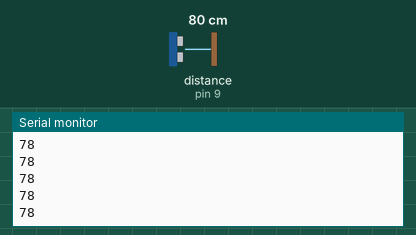
Simulated run of this program. Board: Arduino Nano, built with avr-gcc and run on an emulated ATmega328P. Shown: the last lines printed to the serial monitor. Wiring (inferred from the names in the program): ultrasonic range finder: trigger pin 10; echo pin 9. The test bench sets the inputs (shaded band); at power-on: distance to the obstacle (sensor on pin 9) 80 cm. The echo pulse lasts 58.3 µs per cm.

Above: at 1.2 s.
1.3 s: distance to the obstacle (sensor on pin 9) set to 2 cm
At 2.2 s:
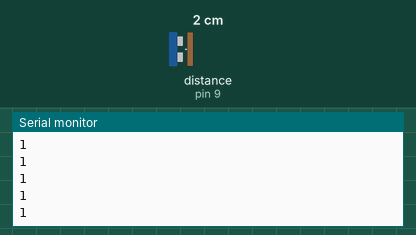
2.8 s: distance to the obstacle (sensor on pin 9) set to 4 cm
At 3.6 s:
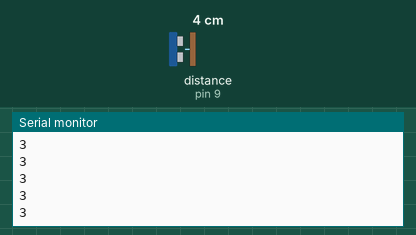
Timing chart, 0 to 5.8 s (numbered marks = the images above; inputs shaded):
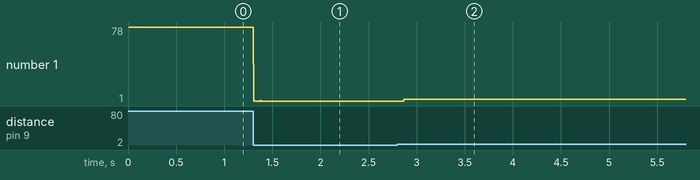

Measured:
- after the input at 1.3 s, the serial monitor: prints a new line at once (image 1)
- after the input at 2.8 s, the serial monitor: prints a new line after 0.07 s (image 2)
- plotted number 1: 78 → 1 after the input at 1.3 s, 1 → 3 after the input at 2.8 s

The program:

main.cpp
```cpp
/*

  "▀▓╣╣╣▓▓▓▓▄▄▄╖,
     ╙▓╣╣╣╣╣╣╣╣╣╣╣╣▓▓▄▄╖,,
       ╙▓╣╣╣╣╣╣╣╣╣╣╣╣╣╣╣╣╣╣╣▓▓▓▓▓▓▄▄▄▄▄▄▄▄▄▄╖╖╖╖╖╖╖╖╖╖,,,,,
         ▀╣╣╣╣╣╣╣╣╣╣╣╣╣╣╣╣╣╣╣╣╣╣╣╣╣╣╣╣╣╣╣╣╣╣╣╣╣╣╣╣╣╣╣╣╣╣╣╣╣╣╣╣▓▓▓▄▄╖,
          ╙╣▓▓▓▓▓╣╣╣╣╣╣╣╣╣╣╣╣╣╣╣╣╣╣╣╣╣╣╣╣╣╣╣╣╣╣╣╣╣╣╣╣╣╣╣╣╣╣╣╣╣╣╣╣╣╣╣╣╣▓▓▄,
           ╓▄▓▓▓▄▄┌╙▓╣╣╣╣╣╣╣╣╣╣╣╣╣╣╣╣╣╣╣╣╣╣╣╣╣╣╣╣╣╣╣╣╣╣╣╣╣╣╣╣╣╣╣╣╣╣╣╣╣╣╣╣╣▓▄,
         ▄╣╣╣╣╣╣╣╣╣▓,╙╣╣╣╣╣╣╣╣╣╣╣╣╣╣╣╣╣╣╣╣╣╣╣╣╣╣╣╣╣╣╣╣╣╣╣╣╣╣╣╣╣╣╣╣╣╣╣╣╣╣╣╣╣╣╣▓,
        ▓╣╣╣╣╣╣╣╣╣╣╣╣ ╘╣╣╣╣╣╣╣╣╣╣╣╣╣╣╣╣╣╣╣╣╣╣╣╣╣╣╣╣╣╣╣╣╣╣╣╣╣╣╣╣╣╣╣╣╣╣╣╣╣╣╣╣╣╣╣╣▓
        ╣╣╣╣╣╣╣╣╣╣╣╣╣L ╣╣╣╣╣╣╣╣╣╣╣╣╣╣╣╣╣╣╣╣╣╣╣╣╣╣╣╣╣╣╣╣╣╣╣╣╣╣╣╣╣╣╣╣╣╣╣╣╣╣╣╣╣╣╣╣╣
        ╚╣╣╣╣╣╣╣╣╣╣╣▓ ,╣╣╣╣╣╣╣╣╣╣╣╣╣╣╣╣╣╣╣╣╣╣╣╣╣╣╣╣╣╣╣╣╣╣╣╣╣╣╣╣╣╣╣╣╣╣╣╣╣╣╣╣╣╣╣╣╣
         ╙▓╣╣╣╣╣╣╣▓▀                                                    ╚▓▓▓▓▓▓▓
            '╙"""                                                         "▀▀▀`

////////////////////////////////////////////////////////////////////////////////////////////////
//                                        DROMEAS                                             //
//                                 LINE FOLLOWING PROJECT                                     //
//                          Robotics Club - University of Patras                              //
//                             http://robotics-club.upatras.gr/                               //
//                          https://www.facebook.com/Polymechanon/                            //
//                                                                                            //
// - Microcontroller: Arduino Nano                                                            //
// - Motor Driver   : L298N                                                                   //
// - Line Sensors   : QTR-8RC or QTR-8A(Pololu)                                               //
// - Line Sensors Library: QTRSensors.h from Pololu modified to work with Teensy              //
//                                                                                            //
////////////////////////////////////////////////////////////////////////////////////////////////

*/

#include <Arduino.h>
#include <QTRSensors.h>

#include <config.h>

// QTR sensor object
QTRSensorsRC qtrrc((unsigned char[]){pin_QTR_1, pin_QTR_2, pin_QTR_3, pin_QTR_4, pin_QTR_5, pin_QTR_6, pin_QTR_7, pin_QTR_8}, NUM_SENSORS, TIMEOUT, EMITTER_PIN); // QTR digital
// QTRSensorsAnalog qtrrc((unsigned char[]) {pin_QTR_1 , pin_QTR_2 , pin_QTR_3 , pin_QTR_4 , pin_QTR_5 , pin_QTR_6, pin_QTR_7, pin_QTR_8}, NUM_SENSORS, NUM_SAMPLES_PER_SENSOR, EMITTER_pin); //QTR analog

//-----------------------ALGORITHM VARIABLES-----------------------------//

unsigned long previousTime = 0, currentTime; // To keep track of actual loop time.

unsigned int sensorValues[NUM_SENSORS]; // Sensors' calibrated values 0-1000.

int sensorColour[NUM_SENSORS]; // Sensors' read colours  0-1.

bool online[NUM_SENSORS]; // How many sensors see line.
bool flagOnLine = false; // False: No sensor sees line, True: At least one sensor sees line.

double pidErrorDerivative = 0.0;

// pid - angle decision {[-350,350], 1000, -1000}
int reflectanceOutput = 0;

int flagAngleDetection; // When an angle is detected.

int pidError = 0; // Error passed into PID controller.
int pidErrorPrev = 0; // Previous loop PID error (used for derivative calculation).
int pidErrorSum = 0; // Sum of all previous errors (used for integral calculation).

int linearVel, angularVel;
static int lastValue = 0; // Initially assume that the line is on the left.
int pwmLeft = 0, pwmRight = 0;

//-----------------------------------FUNCTIONS-------------------------------------//

// Read Sensors: Function used to read the value of each sensor from the object and normalise them between 0 and 1000
void readSensors()
{ // read from all sensors

    // read reflectance sensors
    qtrrc.read(sensorValues); // get new values
    for (unsigned int i = 0; i < NUM_SENSORS; i++) {
        // Map raw sensor values into a given range (0-1000).
        sensorColour[i] = map(sensorValues[i], qtrrc.calibratedMinimumOn[i] + 20, qtrrc.calibratedMaximumOn[i], 0, 1000);
        if (sensorColour[i] < 0)
            sensorColour[i] = 0;
        if (sensorColour[i] > 1000)
            sensorColour[i] = 1000;
    }
}

// checkOnLine: Function used to check if robot is over line
void checkOnLine()
{
    for (unsigned int i = 0; i < NUM_SENSORS; i++) { // Loop through each sensor
        int value = sensorColour[i]; // Read the value of each sensor
        // keep track of whether we see the line at all
        if (value > 400) {
            flagOnLine = true;
            online[i] = true;
        }
        else {
            online[i] = false;
        } // end if
    } // end for
}

// Find line: Estimate the position of the robot w.r.t the line and calculate the value to use for PD Control
int findLine()
{
    // from pololu read_line
    long avg = 0; // this is for the weighted total, which is long before division
    int sum = 0; // this is for the denominator which is <= 64000
    flagOnLine = false; // false: all sensors see font
                        // true: at least one sensor sees line

    checkOnLine(); // Function call

    for (unsigned int i = 0; i < NUM_SENSORS; i++) {
        int value = sensorColour[i];
#if (DEBUG_QTR_1)
        Serial.print(value);
        Serial.print("\t");
#endif
#if (DEBUG_QTR_2)
        Serial.print(online[i]);
        Serial.print('\t');
#endif
        //!!!!ATTENTION!!!!!
        // The expected average (for QTR-8RC) would be 0-7000 , with reference point = 3500
        if (value > 30) { // only average in values that are above a noise threshold
            avg += (long)(value) * (i * 1000);
            sum += value;
        }
    }

#ifdef DEBUG
    Serial.println(); // Uncomment when any one of the print lines above is uncommented to add a new line on each loop
#endif

    //************************* CHECK LINE VISIBILITY ****************************//

    // ************ LINE NOT AVAILABLE ************
    if (!flagOnLine) { // No sensor sees line, all sensors see font

        // RIGHT ANGLE
        if (flagAngleDetection == 1) {
            // Serial.println("right angle"); // Used for debug, leave commented during run
            return 1000; // special case (no line available)
        }
        // LEFT ANGLE
        else if (flagAngleDetection == -1) {
            // Serial.println("right angle"); // Used for debug, leave commented during run
            return -1000; // special case (no line available)
        }
    }

    // ************ LINE AVAILABLE ************
    else { // Line is available

        //*************SENSOR'S HISTORY**************//

        // check if the right/left sensor is on the line
        // needed to distinguish right angle from dashed line
        if (online[0]) {
            flagAngleDetection = -1;
        }
        else if (online[NUM_SENSORS - 1]) {
            flagAngleDetection = 1;
        }
        else {
            flagAngleDetection = 0;
        }
    }

    // ************* REGULAR LINE *************
    lastValue = avg / sum;
    // Value is calculated from 0 to 7000, 3500 means the line is in the middle
    // Derive it by ten to make it from 0 to 700 and substract 350 so now when the value is 0
    // means the line is in the middle
    return lastValue / 10 - 350; // normalise to [-350,+350]
                                 // end line is visible
}

// PD Control: Run the PD controller and return the result.
int control()
{
    pidError = PID_REF + reflectanceOutput; // Error is calculated as the distance of the sensor board's center from the line.

    pidErrorSum += pidError * LOOP_FREQUENCY; // Calculate integral.

    // Calculate derivative (sampling time is considered).
    pidErrorDerivative = 10.0 * (double)(pidError - pidErrorPrev) / (double)LOOP_FREQUENCY;

    // Save the last value of the error (for next iteration).
    pidErrorPrev = pidError;

    return PID_KP * pidError + PID_KI * pidErrorSum + PID_KD * pidErrorDerivative;
}

// Command motors: Calculate the speed and direction of each motor
// v: linear velocity, th: angular velocity
void commandMotors(int v, int th)
{
    pwmLeft = -v - th;
    pwmRight = v - th;

    // Saturate within [-255,+255].
    if (pwmLeft < -MAX_PWM) {
        pwmLeft = -MAX_PWM;
    }
    else if (pwmLeft > MAX_PWM) {
        pwmLeft = MAX_PWM;
    }
    if (pwmRight > MAX_PWM) {
        pwmRight = MAX_PWM;
    }
    else if (pwmRight < -MAX_PWM) {
        pwmRight = -MAX_PWM;
    }

    // The signs of pwmLeft, pwmRight determine the direction of the motors
    // If a motor turns to the wrong direction simply change operator from >= to <= and vice versa
    if (pwmLeft <= 0) {
        digitalWrite(pin_MOTOR_DRIVER_LEFT_IN_1, HIGH);
        digitalWrite(pin_MOTOR_DRIVER_LEFT_IN_2, LOW);
    }
    else {
        digitalWrite(pin_MOTOR_DRIVER_LEFT_IN_1, LOW);
        digitalWrite(pin_MOTOR_DRIVER_LEFT_IN_2, HIGH);
    }
    if (pwmRight <= 0) {
        digitalWrite(pin_MOTOR_DRIVER_RIGHT_IN_1, HIGH);
        digitalWrite(pin_MOTOR_DRIVER_RIGHT_IN_2, LOW);
    }
    else {
        digitalWrite(pin_MOTOR_DRIVER_RIGHT_IN_1, LOW);
        digitalWrite(pin_MOTOR_DRIVER_RIGHT_IN_2, HIGH);
    }
    // Write the values to the motors
    analogWrite(pin_MOTOR_DRIVER_LEFT_PWM, abs(pwmLeft));
    analogWrite(pin_MOTOR_DRIVER_RIGHT_PWM, abs(pwmRight));
}

// Process: Function that processes the result of findLine and calls the appropriate function
void process(int reflectanceOutput)
{
    if (reflectanceOutput <= 350 && reflectanceOutput >= -350) // Robot on-line.
    {
        linearVel = PWM_CENTERED;
        angularVel = control();
    }
    else // Robot lost line.
    {
        linearVel = 0;
        if (reflectanceOutput == 1000) {
            // Hard Turn Right.
            // Serial.println("Handling right angle..."); // Used for debugging, leave commented during run.
            angularVel = PWM_90DEG_ANGLE;
        }
        else {
            // Hard Turn Left.
            // Serial.println("Handling left angle..."); // Used for debugging, leave commented during run.
            angularVel = -PWM_90DEG_ANGLE;
        }
    }
}

//----------------------- SETUP FUNCTION ----------------------------//
int main()
{
#if (DEBUG)
    Serial.begin(115200);
    BT.begin(115200);
#endif
    // Motor Driver
    pinMode(pin_MOTOR_DRIVER_LEFT_PWM, OUTPUT);
    pinMode(pin_MOTOR_DRIVER_RIGHT_PWM, OUTPUT);
    pinMode(pin_MOTOR_DRIVER_LEFT_IN_1, OUTPUT);
    pinMode(pin_MOTOR_DRIVER_LEFT_IN_2, OUTPUT);
    pinMode(pin_MOTOR_DRIVER_RIGHT_IN_1, OUTPUT);
    pinMode(pin_MOTOR_DRIVER_RIGHT_IN_2, OUTPUT);

    // LEDs
    // pinMode(pin_LED_RED, OUTPUT);
    // pinMode(pin_LED_BLUE, OUTPUT);
    // pinMode(pin_LED_GREEN, OUTPUT);

    // Buzzer
    // pinMode(pin_BUZZER, OUTPUT);

    // Push Button
    pinMode(pin_PUSH_BTN, INPUT);

    delay(1500); // Wait before beginning calibration.

    // digitalWrite(pin_LED_BLUE, HIGH); // Start Calibration.

    for (int i = 0; i < 500; i++) // make the calibration take about 10 seconds
    {
        qtrrc.calibrate(); // reads all sensors 10 times at 2500 us per read (i.e. ~25 ms per call)
    }
    // digitalWrite(pin_LED_BLUE, LOW); // calibration over

    // Wait until the pushbutton is pushed to start the robot.
    while (1) {
        if (digitalRead(pin_PUSH_BTN) == HIGH) {
            break;
        }
    }
    // Detect Color of line on starting point
    readSensors();

    //------------------------- MAIN LOOP -------------------------------//
    while (1) {
        /// Get current time.
        currentTime = millis();
        // Accurate timekeeping: Makes the sure the code doesn't run in less than LOOP_FREQUENCY ms.
        if (currentTime - previousTime > LOOP_FREQUENCY) {
            // Save the last time we entered the loop.
            previousTime = currentTime;

            // Read data from all sensors.
            readSensors();

            // Estimate robot position in reference to the line.
            reflectanceOutput = findLine();
#if (DEBUG_REFLECT_OUTPUT)
            Serial.println(reflectanceOutput); // Used for debugging, leave commented during run.
#endif
            // Calculate Linear and Angular velocity.
            process(reflectanceOutput);

            // Drive the motors with the Appropriate PWM.
            commandMotors(linearVel, angularVel);

        } // Timekeeper
    }
}
```

main-test.cpp
```cpp
#include <Arduino.h>

const int trigPin = 10;
const int echoPin = 9;

// defines variables
long duration;
int distance;

void setup()
{
    pinMode(trigPin, OUTPUT); // Sets the trigPin as an Output
    pinMode(echoPin, INPUT); // Sets the echoPin as an Input
    Serial.begin(9600); // Starts the serial communication
}

void loop()
{
    // Clears the trigPin
    digitalWrite(trigPin, LOW);
    delayMicroseconds(2);
    // Sets the trigPin on HIGH state for 10 micro seconds
    digitalWrite(trigPin, HIGH);
    delayMicroseconds(10);
    digitalWrite(trigPin, LOW);
    // Reads the echoPin, returns the sound wave travel time in microseconds
    duration = pulseIn(echoPin, HIGH);
    // Calculating the distance
    distance = duration * 0.034 / 2;
    // Prints the distance on the Serial Monitor
    // Serial.print("Distance: ");
    Serial.println(distance);
}
```

config.h
```cpp
/*

  "▀▓╣╣╣▓▓▓▓▄▄▄╖,
     ╙▓╣╣╣╣╣╣╣╣╣╣╣╣▓▓▄▄╖,,
       ╙▓╣╣╣╣╣╣╣╣╣╣╣╣╣╣╣╣╣╣╣▓▓▓▓▓▓▄▄▄▄▄▄▄▄▄▄╖╖╖╖╖╖╖╖╖╖,,,,,
         ▀╣╣╣╣╣╣╣╣╣╣╣╣╣╣╣╣╣╣╣╣╣╣╣╣╣╣╣╣╣╣╣╣╣╣╣╣╣╣╣╣╣╣╣╣╣╣╣╣╣╣╣╣▓▓▓▄▄╖,
          ╙╣▓▓▓▓▓╣╣╣╣╣╣╣╣╣╣╣╣╣╣╣╣╣╣╣╣╣╣╣╣╣╣╣╣╣╣╣╣╣╣╣╣╣╣╣╣╣╣╣╣╣╣╣╣╣╣╣╣╣▓▓▄,
           ╓▄▓▓▓▄▄┌╙▓╣╣╣╣╣╣╣╣╣╣╣╣╣╣╣╣╣╣╣╣╣╣╣╣╣╣╣╣╣╣╣╣╣╣╣╣╣╣╣╣╣╣╣╣╣╣╣╣╣╣╣╣╣▓▄,
         ▄╣╣╣╣╣╣╣╣╣▓,╙╣╣╣╣╣╣╣╣╣╣╣╣╣╣╣╣╣╣╣╣╣╣╣╣╣╣╣╣╣╣╣╣╣╣╣╣╣╣╣╣╣╣╣╣╣╣╣╣╣╣╣╣╣╣╣▓,
        ▓╣╣╣╣╣╣╣╣╣╣╣╣ ╘╣╣╣╣╣╣╣╣╣╣╣╣╣╣╣╣╣╣╣╣╣╣╣╣╣╣╣╣╣╣╣╣╣╣╣╣╣╣╣╣╣╣╣╣╣╣╣╣╣╣╣╣╣╣╣╣▓
        ╣╣╣╣╣╣╣╣╣╣╣╣╣L ╣╣╣╣╣╣╣╣╣╣╣╣╣╣╣╣╣╣╣╣╣╣╣╣╣╣╣╣╣╣╣╣╣╣╣╣╣╣╣╣╣╣╣╣╣╣╣╣╣╣╣╣╣╣╣╣╣
        ╚╣╣╣╣╣╣╣╣╣╣╣▓ ,╣╣╣╣╣╣╣╣╣╣╣╣╣╣╣╣╣╣╣╣╣╣╣╣╣╣╣╣╣╣╣╣╣╣╣╣╣╣╣╣╣╣╣╣╣╣╣╣╣╣╣╣╣╣╣╣╣
         ╙▓╣╣╣╣╣╣╣▓▀                                                    ╚▓▓▓▓▓▓▓
            '╙"""                                                         "▀▀▀`

////////////////////////////////////////////////////////////////////////////////////////////////
//                                        DROMEAS                                             //
//                                 LINE FOLLOWING PROJECT                                     //
//                          Robotics Club - University of Patras                              //
//                             http://robotics-club.upatras.gr/                               //
//                          https://www.facebook.com/Polymechanon/                            //
//                                                                                            //
// - Microcontroller: Teensy 3.2                                                              //
// - Motor Driver   : TB6612FNG(Pololu)                                                       //
// - Line Sensors   : QTR-8RC or QTR-8A(Pololu)                                               //
// - Line Sensors Library: QTRSensors.h from Pololu modified to work with Teensy              //
//                                                                                            //
////////////////////////////////////////////////////////////////////////////////////////////////

*/

#include "Arduino.h"

//------------------------- BLUETOOTH -------------------------------//

#define BT Serial1

#define DEBUG 0
#define DEBUG_QTR_1 0
#define DEBUG_QTR_2 0
#define DEBUG_REFLECT_OUTPUT 0

//------------------- ALGORITHM COEFFICIENTS ------------------------//

// QTR Sensors Setup.
static const unsigned int NUM_SENSORS = 8U; // Number of sensors used in sensor board.
static const unsigned int TIMEOUT = 1000U; // Waits for 1000 microseconds for sensor outputs to go low, for Digital QTR.
static const unsigned int EMITTER_PIN = QTR_NO_EMITTER_PIN; // Keep emitters ON.
// static const unsigned int NUM_SAMPLES_PER_SENSOR = 4U;      	// Uncomment if using Analog QTR.

// PID Control Parameters.
static const uint8_t PID_REF = 0U;
static const float PID_KP = 0.9;
static const float PID_KI = 0.0;
static const float PID_KD = 0.65;

// Maximum Robot Speed.
static const int MAX_PWM = 120; // Max PWM output to protect the motors.

// Main Loop Frequency.
static const unsigned int LOOP_FREQUENCY = 3U; // Loop Frequency in ms.

// Speed variables.
static const int PWM_CENTERED = 80; // Max PWM for linear velocity when line is centered.

static const int PWM_90DEG_ANGLE = 170; // Angular velocity used in right or left 90 deg angle.

//-----------------------PIN DEFINITIONS-----------------------------//

// IR Sensors.
static const uint8_t pin_QTR_1 = A0;
static const uint8_t pin_QTR_2 = A1;
static const uint8_t pin_QTR_3 = A2;
static const uint8_t pin_QTR_4 = A3;
static const uint8_t pin_QTR_5 = A4;
static const uint8_t pin_QTR_6 = A5;
static const uint8_t pin_QTR_7 = A6;
static const uint8_t pin_QTR_8 = A7;

// Motor Driver.
static const uint8_t pin_MOTOR_DRIVER_LEFT_PWM = 13U; //D10
static const uint8_t pin_MOTOR_DRIVER_RIGHT_PWM = 14U; //D11

static const uint8_t pin_MOTOR_DRIVER_LEFT_IN_1 = 12U; //D9
static const uint8_t pin_MOTOR_DRIVER_LEFT_IN_2 = 11U; //D8

static const uint8_t pin_MOTOR_DRIVER_RIGHT_IN_1 = 10U; //D7
static const uint8_t pin_MOTOR_DRIVER_RIGHT_IN_2 = 9U; //D6

// static const uint8_t pin_MOTOR_DRIVER_STBY = 2U;

// LEDs.
// static const uint8_t pin_LED_RED = 9U;
// static const uint8_t pin_LED_GREEN = 11U;
// static const uint8_t pin_LED_BLUE = 10U;

// Push Button.
static const uint8_t pin_PUSH_BTN = 5U; //D2 Normally LOW

// Buzzer.
// static const uint8_t pin_BUZZER = 22U;

// Available General Purpose Pins
// 13
// 23
// A14
```
